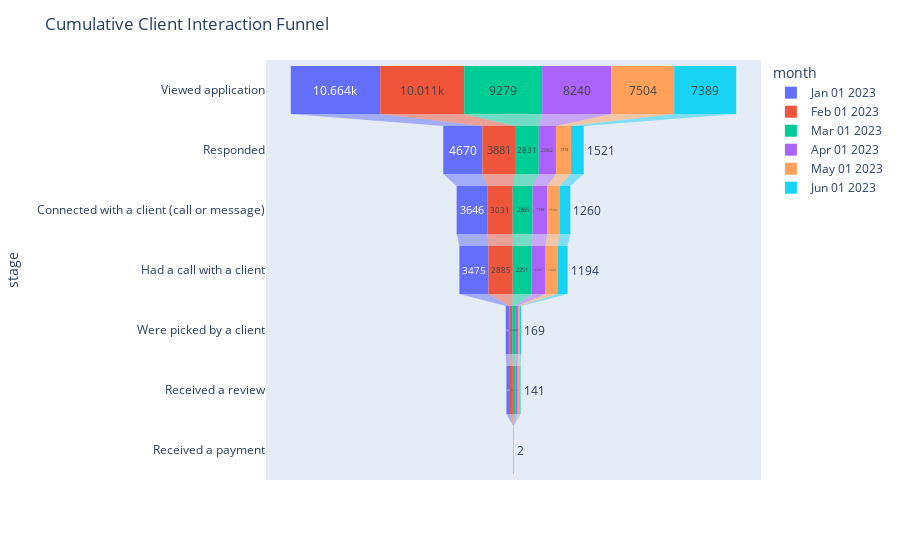

The notebook cell saved with this chart:
### Code cell
# Define the new stages for client interaction
client_interaction_stages = [
    'Viewed application', 
    'Responded', 
    'Connected with a client (call or message)', 
    'Had a call with a client', 
    'Were picked by a client', 
    'Received a review', 
    'Received a payment'
]

# List to hold each month's DataFrame
monthly_dfs = []

# Iterate through each row (month) in the DataFrame
for index, row in unique_users.iterrows():
    month = row['Period']
    data = {'number': [row[stage] for stage in client_interaction_stages], 'stage': client_interaction_stages}
    df_month = pd.DataFrame(data)
    df_month['month'] = month
    monthly_dfs.append(df_month)

# Concatenate all monthly DataFrames
df_combined = pd.concat(monthly_dfs, axis=0)

# Create the funnel chart
fig = px.funnel(df_combined, x='number', y='stage', color='month')
fig.update_layout(title="Cumulative Client Interaction Funnel")
fig.show()

### Figure 1 — Plotly figure (JSON) as saved in the notebook; plotly's stock layout.template omitted (floating-point values rounded to 4 significant figures)
{"data": [{"hovertemplate": "month=Jan 01 2023<br>number=%{x}<br>stage=%{y}<extra></extra>", "legendgroup": "Jan 01 2023", "marker": {"color": "#636efa"}, "name": "Jan 01 2023", "orientation": "h", "showlegend": true, "type": "funnel", "x": [10664, 4670, 3646, 3475, 435, 426, 10], "xaxis": "x", "y": ["Viewed application", "Responded", "Connected with a client (call or message)", "Had a call with a client", "Were picked by a client", "Received a review", "Received a payment"], "yaxis": "y"}, {"hovertemplate": "month=Feb 01 2023<br>number=%{x}<br>stage=%{y}<extra></extra>", "legendgroup": "Feb 01 2023", "marker": {"color": "#EF553B"}, "name": "Feb 01 2023", "orientation": "h", "showlegend": true, "type": "funnel", "x": [10011, 3881, 3031, 2885, 347, 344, 12], "xaxis": "x", "y": ["Viewed application", "Responded", "Connected with a client (call or message)", "Had a call with a client", "Were picked by a client", "Received a review", "Received a payment"], "yaxis": "y"}, {"hovertemplate": "month=Mar 01 2023<br>number=%{x}<br>stage=%{y}<extra></extra>", "legendgroup": "Mar 01 2023", "marker": {"color": "#00cc96"}, "name": "Mar 01 2023", "orientation": "h", "showlegend": true, "type": "funnel", "x": [9279, 2831, 2365, 2251, 335, 292, 14], "xaxis": "x", "y": ["Viewed application", "Responded", "Connected with a client (call or message)", "Had a call with a client", "Were picked by a client", "Received a review", "Received a payment"], "yaxis": "y"}, {"hovertemplate": "month=Apr 01 2023<br>number=%{x}<br>stage=%{y}<extra></extra>", "legendgroup": "Apr 01 2023", "marker": {"color": "#ab63fa"}, "name": "Apr 01 2023", "orientation": "h", "showlegend": true, "type": "funnel", "x": [8240, 2062, 1739, 1661, 335, 283, 16], "xaxis": "x", "y": ["Viewed application", "Responded", "Connected with a client (call or message)", "Had a call with a client", "Were picked by a client", "Received a review", "Received a payment"], "yaxis": "y"}, {"hovertemplate": "month=May 01 2023<br>number=%{x}<br>stage=%{y}<extra></extra>", "legendgroup": "May 01 2023", "marker": {"color": "#FFA15A"}, "name": "May 01 2023", "orientation": "h", "showlegend": true, "type": "funnel", "x": [7504, 1774, 1503, 1429, 228, 200, 6], "xaxis": "x", "y": ["Viewed application", "Responded", "Connected with a client (call or message)", "Had a call with a client", "Were picked by a client", "Received a review", "Received a payment"], "yaxis": "y"}, {"hovertemplate": "month=Jun 01 2023<br>number=%{x}<br>stage=%{y}<extra></extra>", "legendgroup": "Jun 01 2023", "marker": {"color": "#19d3f3"}, "name": "Jun 01 2023", "orientation": "h", "showlegend": true, "type": "funnel", "x": [7389, 1521, 1260, 1194, 169, 141, 2], "xaxis": "x", "y": ["Viewed application", "Responded", "Connected with a client (call or message)", "Had a call with a client", "Were picked by a client", "Received a review", "Received a payment"], "yaxis": "y"}], "layout": {"legend": {"title": {"text": "month"}, "tracegroupgap": 0}, "margin": {"t": 60}, "title": {"text": "Cumulative Client Interaction Funnel"}, "xaxis": {"anchor": "y", "domain": [0, 1], "title": {"text": "number"}}, "yaxis": {"anchor": "x", "domain": [0, 1], "title": {"text": "stage"}}}}
